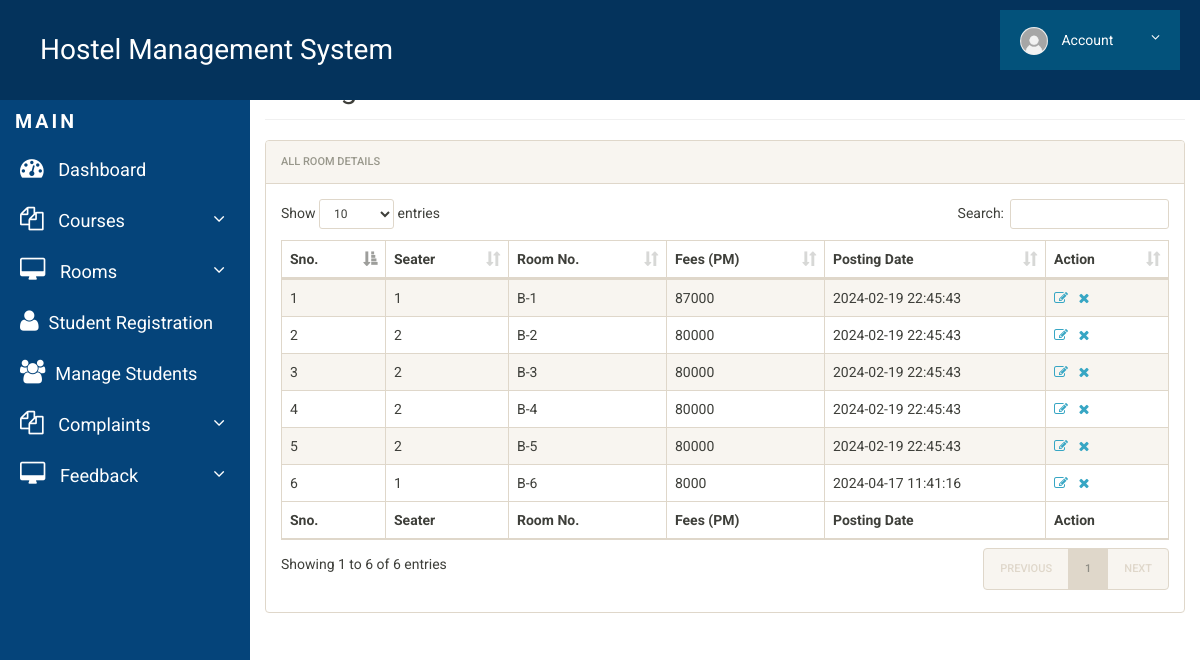
/manage-rooms.php (signed in), run on the app's committed database.
### tables this page shows
CREATE TABLE `rooms` (
  `id` int(11) NOT NULL,
  `seater` int(11) DEFAULT NULL,
  `room_no` varchar(100) DEFAULT NULL,
  `fees` int(11) DEFAULT NULL,
  `posting_date` timestamp NULL DEFAULT current_timestamp()
);

### manage-rooms.php (the view, shortened to what this page needs)
<?php
include('includes/config.php');
?>
<!doctype html>
<html lang="en" class="no-js">
<head>
	<link rel="stylesheet" href="css/font-awesome.min.css">
	<link rel="stylesheet" href="css/bootstrap.min.css">
	<link rel="stylesheet" href="css/dataTables.bootstrap.min.css">
	<link rel="stylesheet" href="css/bootstrap-social.css">
	<link rel="stylesheet" href="css/bootstrap-select.css">
	<link rel="stylesheet" href="css/fileinput.min.css">
	<link rel="stylesheet" href="css/awesome-bootstrap-checkbox.css">
	<link rel="stylesheet" href="css/style.css">
</head>
<body>
	<?php include('includes/header.php');?>
	<div class="ts-main-content">
			<?php include('includes/sidebar.php');?>
		<div class="content-wrapper">
			<div class="container-fluid">
				<div class="row">
					<div class="col-md-12">
						<h2 class="page-title" style="margin-top: 5%">Manage Rooms</h2>
						<div class="panel panel-default">
							<div class="panel-heading">All Room Details</div>
							<div class="panel-body">
								<table id="zctb" class="display table table-striped table-bordered table-hover" cellspacing="0" width="100%">
									<thead>
										<tr>
											<th>Sno.</th>
											<th>Seater</th>
											<th>Room No.</th>
											<th>Fees (PM) </th>
											<th>Posting Date  </th>
											<th>Action</th>
										</tr>
									</thead>
									<tfoot>
										<tr>
											<th>Sno.</th>
											<th>Seater</th>
											<th>Room No.</th>
											<th>Fees (PM) </th>
											<th>Posting Date  </th>
											<th>Action</th>
										</tr>
									</tfoot>
									<tbody>
<?php
$ret="select * from rooms";
$stmt= $mysqli->prepare($ret) ;
$stmt->execute() ;
$res=$stmt->get_result();
$cnt=1;
while($row=$res->fetch_object())
	  {
	  	?>
<tr><td><?php echo $cnt;;?></td>
<td><?php echo $row->seater;?></td>
<td><?php echo $row->room_no;?></td>
<td><?php echo $row->fees;?></td>
<td><?php echo $row->posting_date;?></td>
<td><a href="edit-room.php?id=<?php echo $row->id;?>"><i class="fa fa-edit"></i></a>&nbsp;&nbsp;
<a href="manage-rooms.php?del=<?php echo $row->id;?>" onclick="return confirm("Do you want to delete");"><i class="fa fa-close"></i></a></td>
										</tr>
									<?php
$cnt=$cnt+1;
									 } ?>
									</tbody>
								</table>
							</div>
						</div>
					</div>
				</div>
			</div>
		</div>
	</div>
</body>
</html>

### css/style.css (style rules this page uses)
html { font-size: 14px; }
@media only screen and (min-width: 480px) { html { font-size: 17px; } }
@media only screen and (min-width: 768px) { html { font-size: 14px; } }
body { font-size: 1em; }
a { color: #37a6c4; }
.panel { overflow: hidden; }
.page-title { padding-bottom: 15px; margin-bottom: 20px; border-bottom: 1px solid #f0f0f0; }
.ts-main-content .content-wrapper { padding-top: 15px; margin-top: 10px; }
@media only screen and (min-width: 992px) { .ts-main-content .content-wrapper { margin-left: 250px; } }

### data on the page
rooms: seater "1", room_no "B-1", fees "87000", posting_date "2024-02-19 22:45:43"
rooms: seater "2", room_no "B-2", fees "80000", posting_date "2024-02-19 22:45:43"
rooms: seater "2", room_no "B-3", fees "80000", posting_date "2024-02-19 22:45:43"
rooms: seater "2", room_no "B-4", fees "80000", posting_date "2024-02-19 22:45:43"
rooms: seater "2", room_no "B-5", fees "80000", posting_date "2024-02-19 22:45:43"
rooms: seater "1", room_no "B-6", fees "8000", posting_date "2024-04-17 11:41:16"
